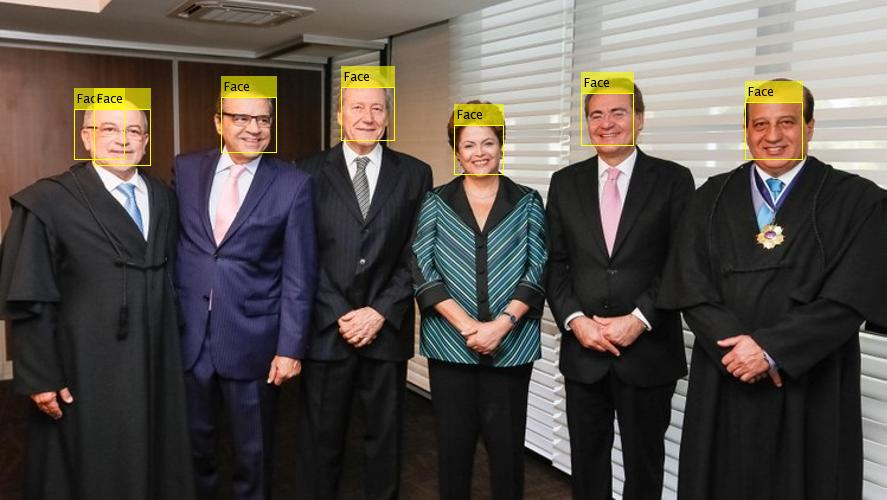
%> input picture output_images/16.jpg, 887 x 500 px
$ octave analise_edge.m   (GNU Octave 9; MATLAB toolbox functions it lacks are replaced by stand-ins)
%> lines starting %> are read from the running program, lines starting %| are printed output that depends on the picture; in (x1, y1, x2, y2) boxes, pixels count from 0 and x2, y2 are one past the last pixel; in counts of white or black regions, pixels touching at a corner belong together; the program's own positions count from 1
### grad.m
function [Gn] = grad(I)
%GRAD
%   This function calculates the gradient of an image using the sobel
%   operator. The output image is in double format.

h = (-1)*fspecial('sobel');
A = double(I);
Gx = imfilter(A,h);
Gy = imfilter(A,h');

G = abs(Gx) + abs(Gy);

Gn = (G - min(G(:)))/(max(G(:) - min(G(:))));
end

### analise_edge.m
I = imread('inputs//16.jpg');
%> I is the input picture: size 500x887x3 uint8; mean R, G, B 87, 80.1, 75.3
Ibw1 = im2bw(I,0.4); %0.2
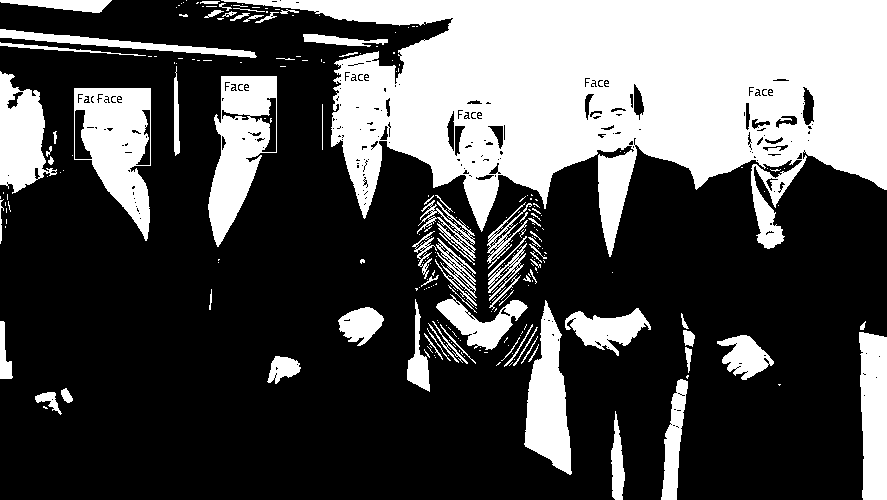
%> Ibw1: size 500x887 logical; 31.8% white; 271 white regions (198 under 20 px), largest, box (x1, y1, x2, y2) and area: (221, 0, 887, 257) 93605, (74, 88, 151, 241) 6959, (208, 76, 277, 247) 6458
Ibw2 = im2bw(I,0.75); %0.45
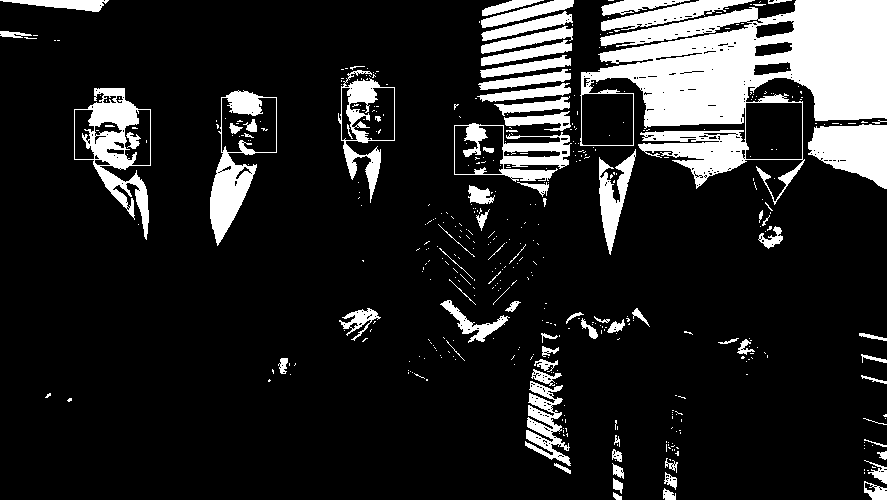
%> Ibw2: size 500x887 logical; 14.7% white; 457 white regions (377 under 20 px), largest, box (x1, y1, x2, y2) and area: (580, 0, 887, 205) 28931, (74, 88, 151, 240) 3873, (808, 124, 887, 189) 3486
Ig1 = grad(Ibw1);
Ig2 = grad(Ibw2);
%> in grad (call 2), `Gx = imfilter(A,h);`:
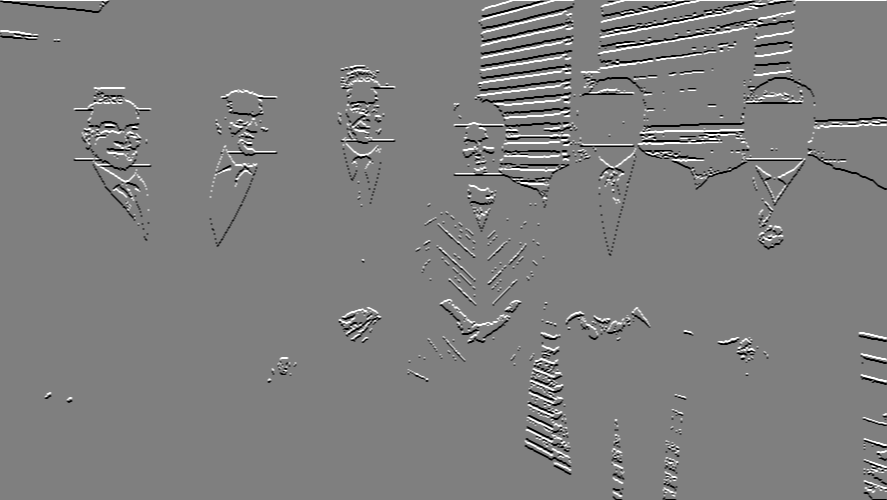
%> Gx: size 500x887 double; min -4, max 4, mean -0.0033; drawn with min black and max white
%> in grad (call 2), `Gy = imfilter(A,h');`:
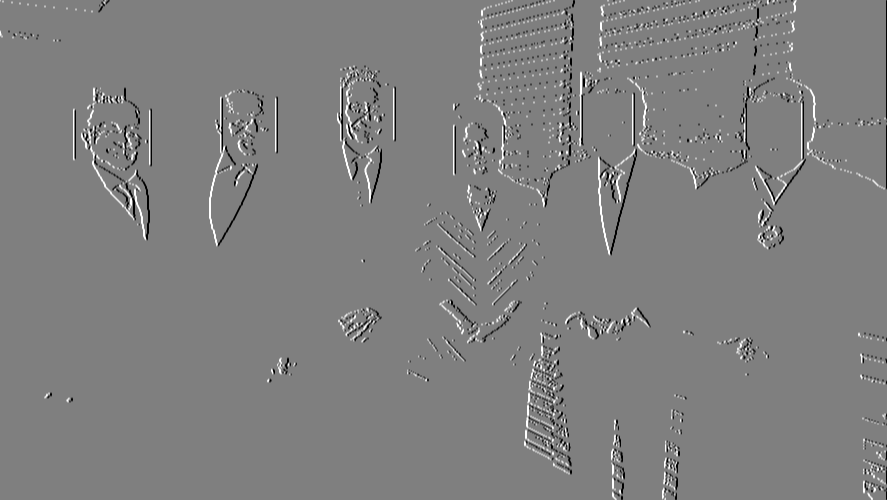
%> Gy: size 500x887 double; min -4, max 4, mean 0.00206; drawn with min black and max white
%> in grad (call 2), `G = abs(Gx) + abs(Gy);`:
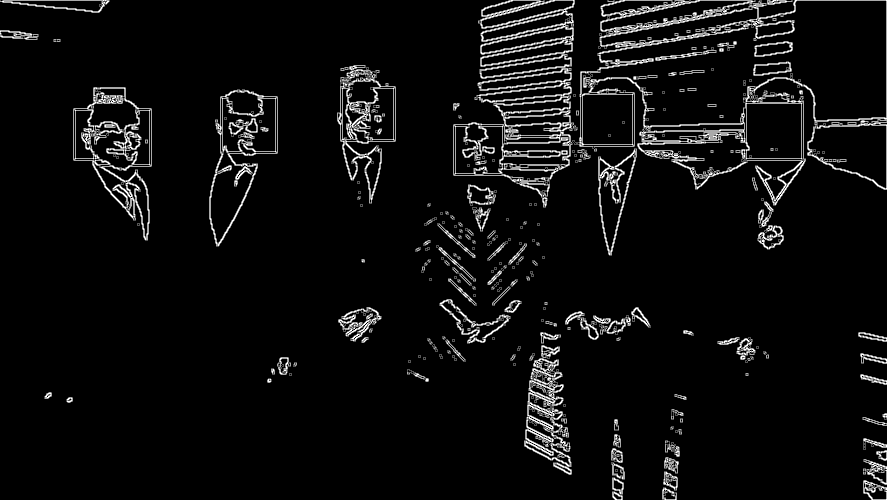
%> G: size 500x887 double; min 0, max 6, mean 0.325; drawn with min black and max white
idx = Ig2 > 0.1;
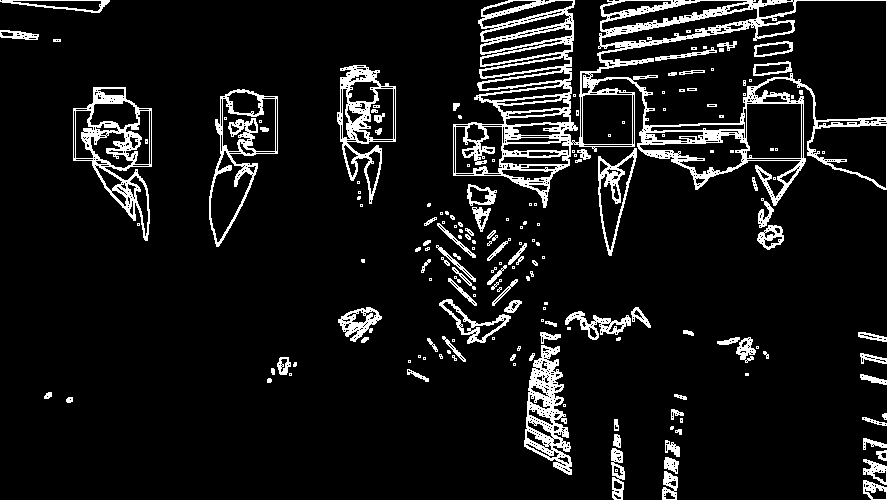
%> idx: size 500x887 logical; 8.9% white in thin lines or dots
Imasc = Ig1.*idx;
Ithin = bwmorph(Imasc,'remove');
%> Ithin: size 500x887 logical; 1.9% white in thin lines or dots

figure
subplot(2,2,1), imshow(Ibw1)
subplot(2,2,2), imshow(Ig1), title('edge')
subplot(2,2,3), imshow(Ibw2)
subplot(2,2,4), imshow(Ig2), title('mask')

figure
subplot(1,2,1), imshow(I)
subplot(1,2,2), imshow(Imasc)

figure, imshow(Ig2), title('mask')
figure, imshow(Ithin), title('thin')
figure, imshow((4*Ithin+Ig2)/5), title('final')
%> after `imshow((4*Ithin+Ig2)/5)`:
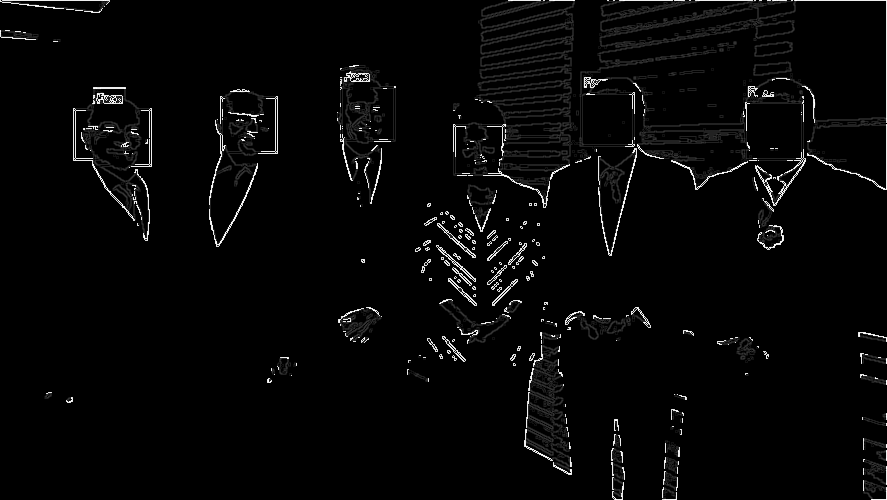
%> displayed picture: size 500x887, on the screen's scale of 0 to 255; min 0, max 255, mean 6.6

$ run again, with output_images/1.jpg copied over output_images/16.jpg
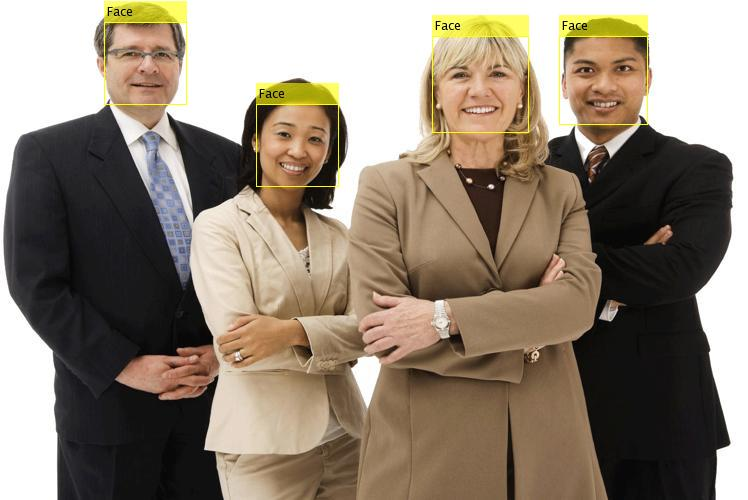
%> input picture output_images/1.jpg, 748 x 500 px
%> I is the input picture: size 500x748x3 uint8; mean R, G, B 144.7, 131.8, 116.5
%> `Ibw1 = im2bw(I,0.4);`:
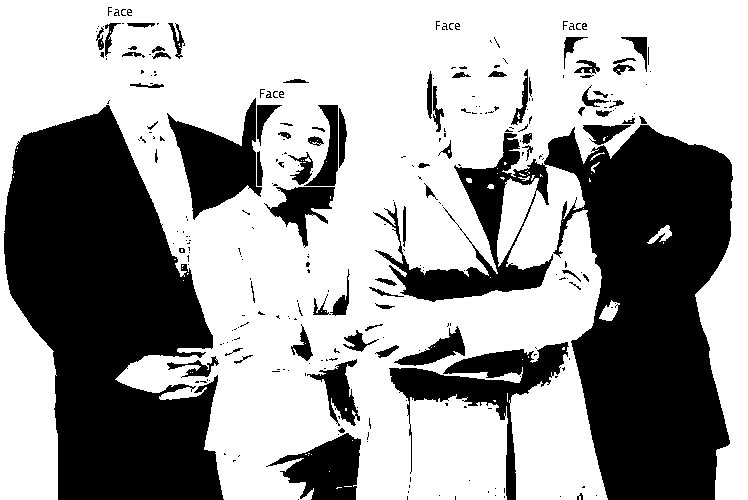
%> Ibw1: size 500x748 logical; 62.6% white; 277 black regions (198 under 20 px), largest, box (x1, y1, x2, y2) and area: (4, 105, 224, 500) 55245, (373, 125, 733, 500) 55064, (389, 342, 569, 500) 6817
%> Ibw2: size 500x748 logical; 30.8% white; 235 white regions (206 under 20 px), largest, box (x1, y1, x2, y2) and area: (0, 0, 748, 500) 109585, (364, 292, 450, 330) 1042, (351, 356, 381, 408) 891
%> idx: size 500x748 logical; 6.5% white in thin lines or dots
%> Ithin: size 500x748 logical; 2% white in thin lines or dots
%> `imshow((4*Ithin+Ig2)/5)`:
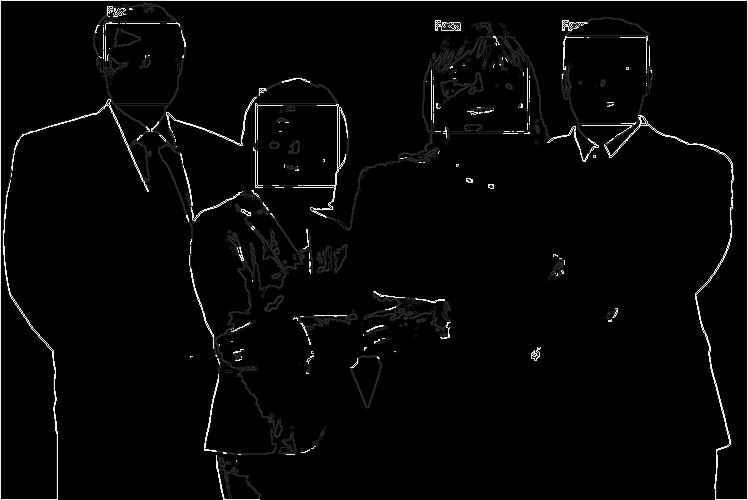
%> displayed picture: size 500x748, on the screen's scale of 0 to 255; min 0, max 255, mean 6.2

$ run again, with output_images/10.jpg copied over output_images/16.jpg
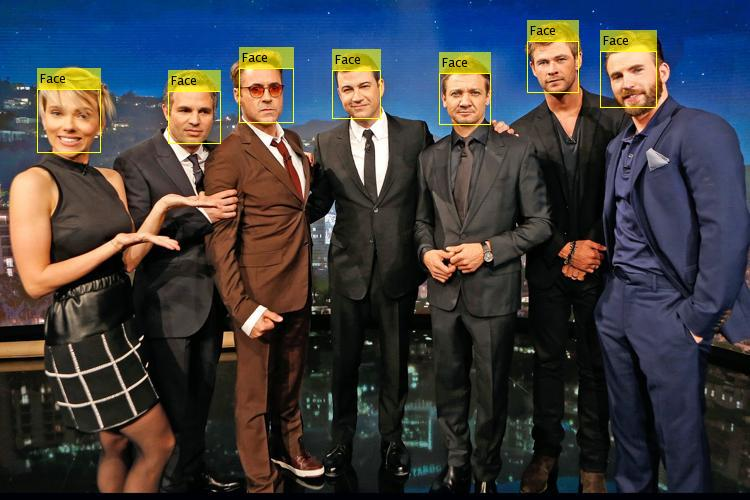
%> input picture output_images/10.jpg, 750 x 500 px
%> I is the input picture: size 500x750x3 uint8; mean R, G, B 62.5, 61.8, 65.6
%> `Ibw1 = im2bw(I,0.4);`:
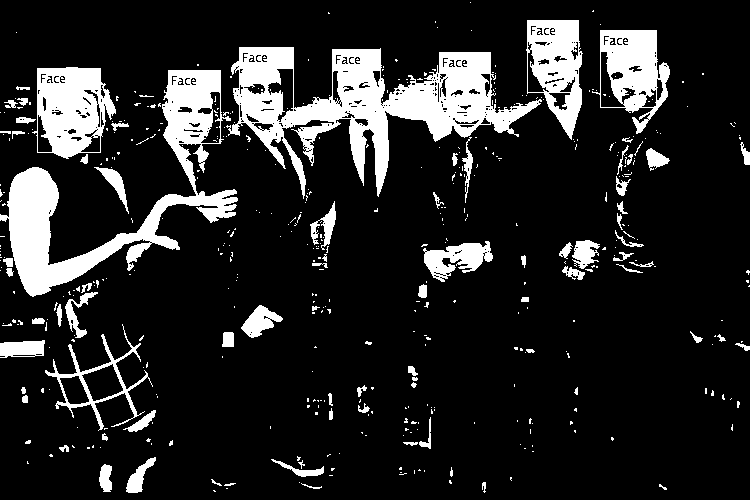
%> Ibw1: size 500x750 logical; 14.8% white; 486 white regions (405 under 20 px), largest, box (x1, y1, x2, y2) and area: (226, 47, 542, 199) 17016, (0, 70, 238, 297) 12677, (32, 67, 116, 159) 5019
%> Ibw2: size 500x750 logical; 4.6% white; 319 white regions (273 under 20 px), largest, box (x1, y1, x2, y2) and area: (24, 84, 233, 278) 3102, (332, 66, 388, 196) 2391, (11, 168, 47, 251) 1906
%> idx: size 500x750 logical; 5.3% white in thin lines or dots, all inside (x1, y1, x2, y2) = (0, 24, 702, 493)
%> Ithin: size 500x750 logical; 2.1% white in thin lines or dots, all inside (x1, y1, x2, y2) = (0, 27, 702, 493)
%> `imshow((4*Ithin+Ig2)/5)`:
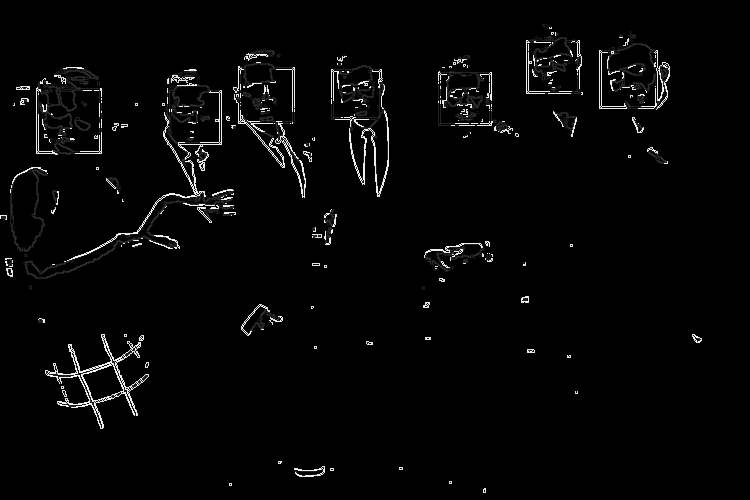
%> displayed picture: size 500x750, on the screen's scale of 0 to 255; min 0, max 255, mean 5.9

$ run again, with output_images/11.jpg copied over output_images/16.jpg
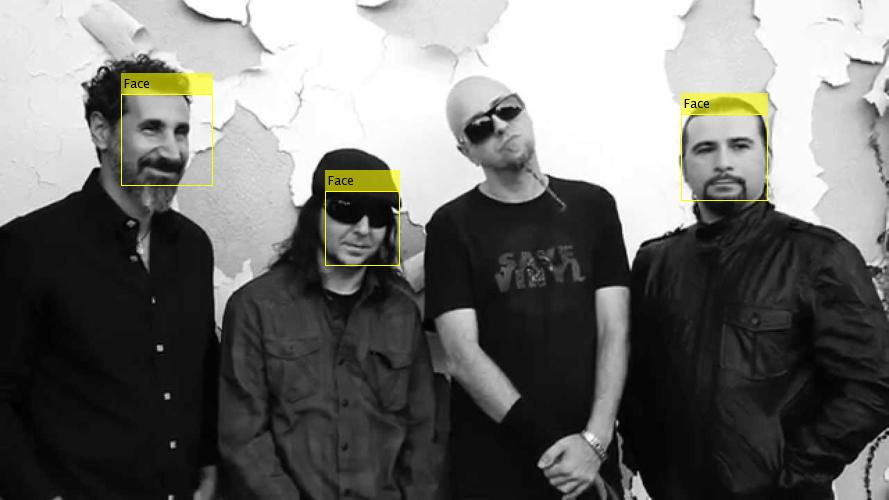
%> input picture output_images/11.jpg, 889 x 500 px
%> I is the input picture: size 500x889x3 uint8; mean R, G, B 112.5, 112.5, 110.2
%> Ibw1: size 500x889 logical; 44.2% white; 67 white regions (47 under 20 px), largest, box (x1, y1, x2, y2) and area: (0, 0, 889, 341) 181537, (538, 286, 629, 500) 6374, (438, 308, 520, 414) 3591
%> Ibw2: size 500x889 logical; 34.2% white; 123 white regions (105 under 20 px), largest, box (x1, y1, x2, y2) and area: (0, 0, 889, 269) 149399, (214, 258, 253, 317) 842, (152, 99, 177, 120) 331
%> idx: size 500x889 logical; 3.9% white in thin lines or dots
%> `Ithin = bwmorph(Imasc,'remove');`:
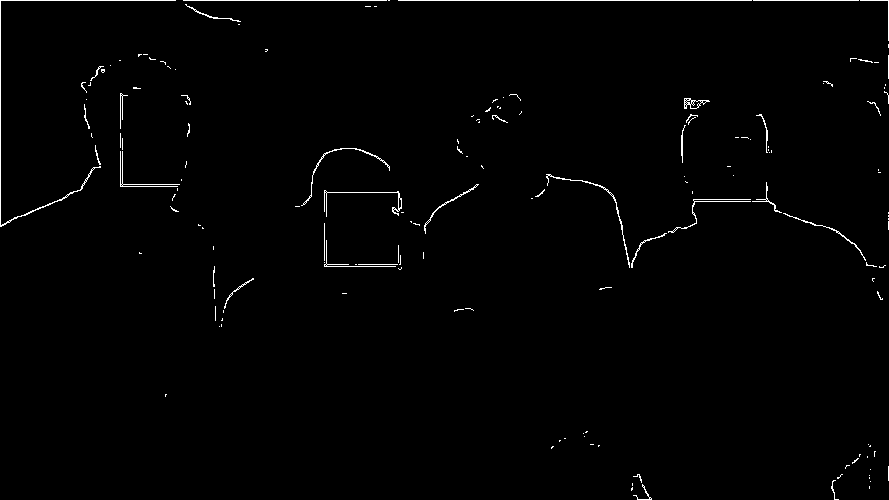
%> Ithin: size 500x889 logical; 1% white in thin lines or dots
